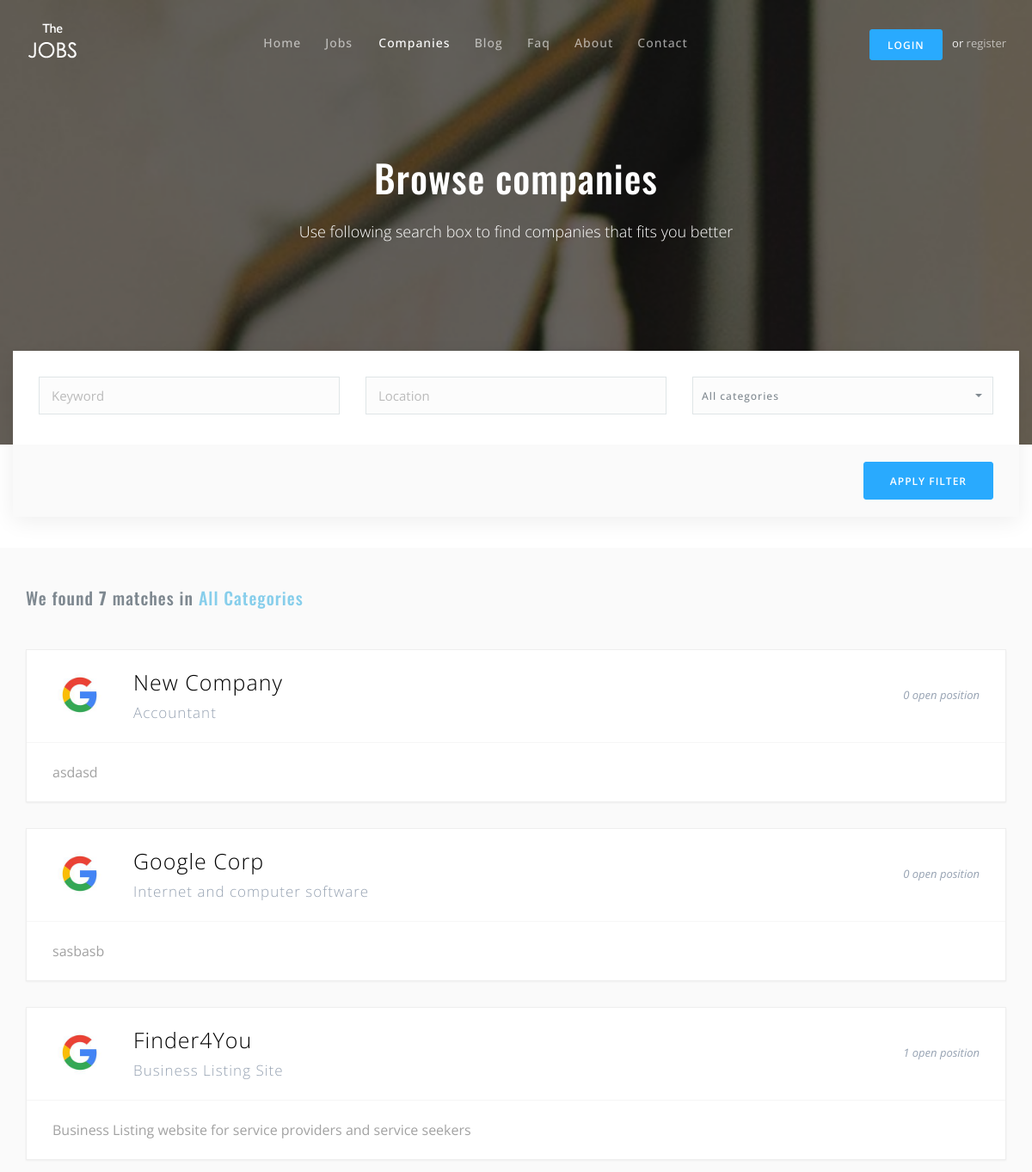
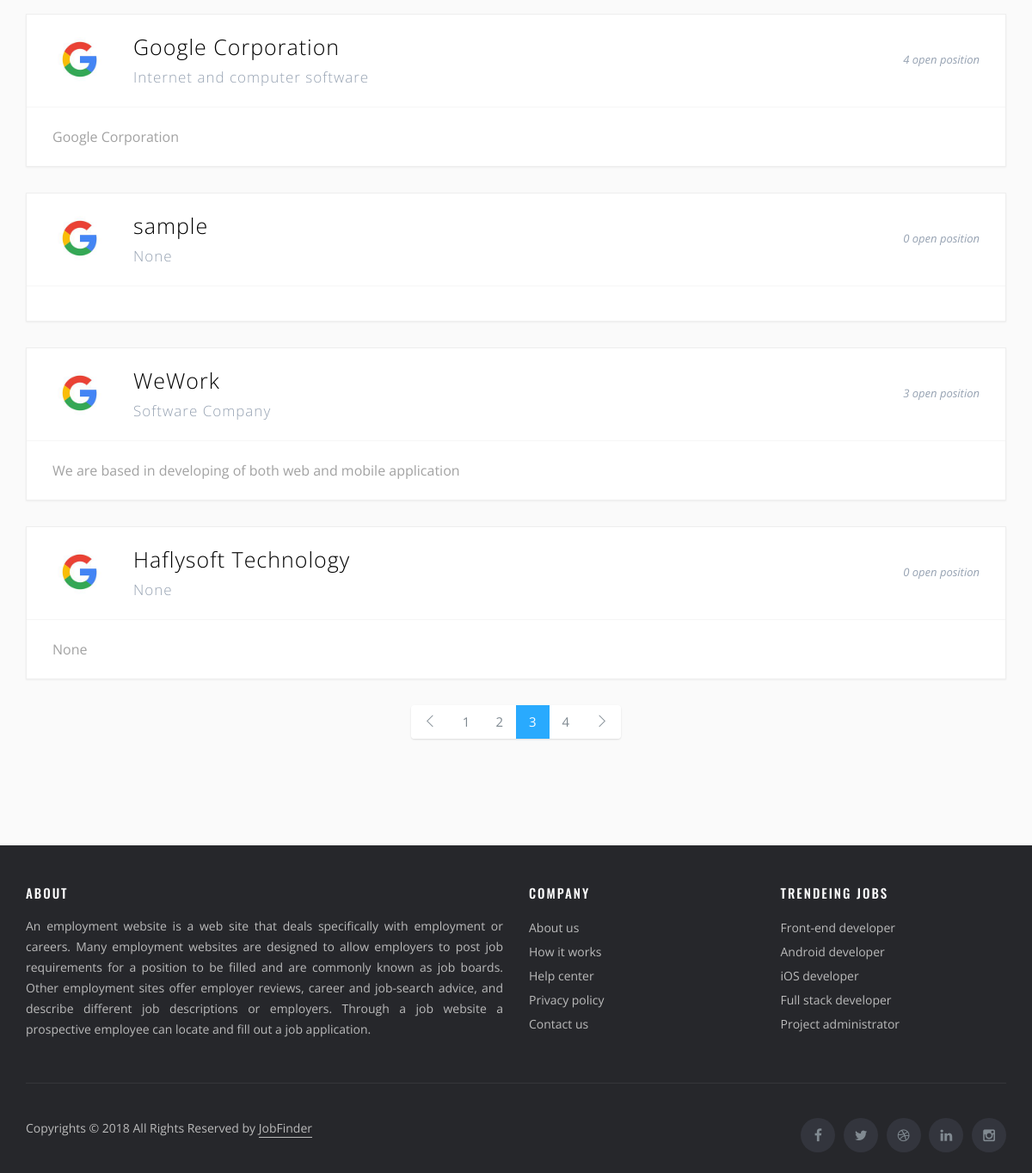
/companies/, run on the app's committed database (2 pictures, top to bottom).
### JobFinderWeb/models.py (models this page shows, shortened)
class CommonInfo(models.Model):
    IsActive = models.BooleanField(default=True)
    IsDeleted = models.BooleanField(default=False)
    timestamp   = models.DateTimeField(auto_now_add=True)
    updated     = models.DateTimeField(auto_now=True)
    class Meta:
        abstract = True

class Company(CommonInfo):
    provider = models.ForeignKey(Provider, on_delete=models.CASCADE)
    companyname = models.CharField(max_length = 120, null=True, blank=True)
    headline = models.CharField(max_length = 120, null=True, blank=True)
    shortdescription = models.TextField(null=True, blank=True)
    location = models.CharField(max_length = 120, null=True, blank=True)
    founded = models.CharField(max_length = 120,null=True, blank=True)
    no_of_employees = models.CharField(max_length = 120, null=True, blank=True)
    companydetails = models.TextField(null=True, blank=True)
    slug = models.SlugField(null = True, blank = True)
    category = models.CharField(max_length = 120, null = True, blank = True)
    logo = models.ImageField(upload_to = 'company', null=True, blank=True, height_field='height_field', width_field='width_field')
    height_field = models.IntegerField(default=0, null=True, blank=True)
    width_field = models.IntegerField(default=0, null=True, blank=True)
    coverimage = models.ImageField(null=True, upload_to='coverimge', blank=True, height_field='height_field', width_field='width_field')
    email = models.CharField(max_length=50,null=True, blank=True)
    phonenumber = models.CharField(max_length = 120,null=True, blank=True)
    website = models.CharField(max_length = 120, null=True, blank=True)
    facebook = models.CharField(max_length = 120, null=True, blank=True)
    google = models.CharField(max_length = 120, null=True, blank=True)
    pinterest = models.CharField(max_length = 120, null=True, blank=True)
    twitter = models.CharField(max_length = 120, null=True, blank=True)
    git = models.CharField(max_length = 120, null=True, blank=True)
    instagram = models.CharField(max_length = 120, null=True, blank=True)
    youtube = models.CharField(max_length = 120, null=True, blank=True)
    dribbble = models.CharField(max_length = 120, null=True, blank=True)
    user = models.ForeignKey(Identity, on_delete=models.CASCADE, null = True, blank = True)
    def countjob(self):
        return Job.objects.filter(Company__companyname = self.companyname, IsActive = True).count()
    class Meta:
        ordering = ['-updated','-timestamp']
    def get_absolute_url(self):
        return reverse('JobFinderWeb:companydetail', kwargs={'slug':self.slug})

### JobFinderWeb/views.py (the view, shortened to what this page needs)
# urls.py: path('companies/', CompanyListView.as_view(), name='companylist'),
class CompanyListView(ListView):
    template_name="JobFinderWeb/companylisting.html"
    def get_queryset(self, *args, **kwargs):
        slug = self.kwargs.get("slug")
        print(slug)
        if slug:
            try:
                querysetValue = Company.objects.filter(Q(category__iexact = slug) | Q(category__icontains = slug)
                )
                querysetValue2 = querysetValue.filter(IsActive=True)
            except querysetValue2.DoesNotExist:
                raise Http404("Company does not exists")
            queryset = querysetValue2
        else:
            queryset = Company.objects.filter(IsActive = True)
        return queryset
    def get_context_data(self, *args, **kwargs):
        context = super(CompanyListView, self).get_context_data(*args, **kwargs)
        if self.request.GET.get('cat') is not None:
            context['cat'] = self.request.GET['cat']
            context['location'] = self.request.GET['location']
        else:
            context['cat'] = "All Categories"
        print(self.request.GET.getlist('cat'))
        return context

### JobFinderWeb/templates/jobfinderweb/companylisting.html (shortened to what this page needs)
{% extends 'JobFinderWeb/base.html' %}
{% load static %}
{% block content %}
<header class="page-header bg-img" style="background-image: url({% static "img/bg-banner1.jpg" %});">
      <div class="container page-name">
        <h1 class="text-center">Browse companies</h1>
        <p class="lead text-center">Use following search box to find companies that fits you better</p>
      </div>
      <div class="container">
        <form>
          <div class="row">
            <div class="form-group col-xs-12 col-sm-4">
              <input type="text" class="form-control" placeholder="Keyword">
            </div>
            <div class="form-group col-xs-12 col-sm-4">
              <input type="text" class="form-control" placeholder="Location" name="location" value={{ location }}>
            </div>
            <div class="form-group col-xs-12 col-sm-4">
              <select class="form-control selectpicker" name="cat">
                <option selected value="All Category">All categories</option>
              </select>
            </div>
          </div>
          <div class="button-group">
            <div class="action-buttons">
              <button class="btn btn-primary">Apply filter</button>
            </div>
          </div>
        </form>
      </div>
    </header>
    <main>
      <section class="no-padding-top bg-alt">
        <div class="container">
          <div class="row">
            <div class="col-xs-12">
              <br>
              <h5>We found <strong>{{ object_list.count }} </strong> matches in <a style="color:skyblue;" href="#">{{ cat }}</a><h5>
            </div>
                {% for company in object_list %}
                        <div class="col-xs-12">
                    <a class="item-block" href='{{ company.get_absolute_url }}'>
                        <header>
                        <img src='{% static "img/logo-google.jpg" %}' alt="">
                        <div class="hgroup">
                            <h4>{{ company.companyname }}</h4>
                            <h5>{{ company.headline }}</h5>
                        </div>
                        <span class="open-position">{{ company.countjob }} open position</span>
                        </header>
                        <div class="item-body">
                        <p>{{ company.shortdescription }}</p>
                        </div>
                    </a>
                    </div>
                {% endfor %}
            <nav class="text-center">
              <ul class="pagination">
                <li>
                  <a href="#" aria-label="Previous">
                    <i class="ti-angle-left"></i>
                  </a>
                </li>
                <li><a href="#">1</a></li>
                <li><a href="#">2</a></li>
                <li class="active"><a href="#">3</a></li>
                <li><a href="#">4</a></li>
                <li>
                  <a href="#" aria-label="Next">
                    <i class="ti-angle-right"></i>
                  </a>
                </li>
              </ul>
            </nav>
          </div>
        </div>
      </section>
    </main>
{% endblock %}

### JobFinderWeb/templates/jobfinderweb/base.html (shortened to what this page needs)
{% load static %}
<!DOCTYPE html>
<html lang="en">
  <head>
    <link href= '{% static "css/app.min.css" %}'rel="stylesheet">
    <link href= '{% static "css/thejobs.css" %}'  rel="stylesheet">
    <link href='{% static "custom.css" %}' rel="stylesheet">
    <link href='{% static "vendors/summernote/summernote.css" %}' rel="stylesheet">
  </head>
  <body class="nav-on-header smart-nav">
    <nav class="navbar">
      <div class="container">
        <div class="pull-left">
          <div class="logo-wrapper">
            <a class="logo-alt" href="index.html"><img src='{% static "img/logo-alt.png" %}' alt="logo-alt"></a>
          </div>
        </div>
        {% if user.is_authenticated and user.is_provider %}
        <div class="pull-right">
          <div class="dropdown user-account">
            <a class="dropdown-toggle" href="#" data-toggle="dropdown">
              <img src='{% static "img/logo-envato.png" %}' alt="avatar">
            </a>
            <ul class="dropdown-menu dropdown-menu-right">
              <li><a href='{% url "JobFinderWeb:jobproviderprofile" username=user.username %}'> {{ user.username }}</a></li>
              <li><a href='{% url "JobFinderWeb:companyjobs" username=user.username %}'>Jobs</a></li>
              {% comment %} <li><a href="user-forget-pass.html">Forget pass</a></li> {% endcomment %}
              <li><a href='{% url "JobFinderWeb:logout" %}'>Log Out</a></li>
            </ul>
          </div>
        </div>
        {% else %}
          <div class="pull-right user-login">
          <a class="btn btn-sm btn-primary" href='{% url "JobFinderWeb:login" %}'>Login</a> or <a href='{% url "JobFinderWeb:register" %}'>register</a>
        </div>
        {% endif %}
        <ul class="nav-menu">
          <li>
            <a class="{% if request.resolver_match.url_name == 'home' %} active {% endif %}" href='{% url 'JobFinderWeb:home' %}'>Home</a>
          <li> <a class="{% if request.resolver_match.url_name == 'joblist' %} active {% endif %}" href='{% url 'JobFinderWeb:joblist' slug='None' %}'>Jobs</a>
          </li>
          </li> <a class="{% if request.resolver_match.url_name == 'companylist' %} active {% endif %}" href='{% url 'JobFinderWeb:companylist' %}'>Companies</a></li>
          </li> <a class="{% if request.resolver_match.url_name == 'home' %} active {% endif %}" href='{% url 'JobFinderWeb:home' %}'>Blog</a></li>
          </li> <a class="{% if request.resolver_match.url_name == 'faq' %} active {% endif %}" href='{% url 'JobFinderWeb:faq' %}'>Faq</a></li>
          </li> <a class="{% if request.resolver_match.url_name == 'about' %} active {% endif %}" href='{% url 'JobFinderWeb:about' %}'>About</a></li>
          </li> <a class="{% if request.resolver_match.url_name == 'contact' %} active {% endif %}" href='{% url 'JobFinderWeb:contact' %}'>Contact</a></li>
        </ul>
      </div>
    </nav>
{% block content %}
{% endblock content %}
    <footer class="site-footer">
      <div class="container">
        <div class="row">
          <div class="col-sm-12 col-md-6">
            <h6>About</h6>
            <p class="text-justify">An employment website is a web site that deals specifically with employment or careers. Many employment websites are designed to allow employers to post job requirements for a position to be filled and are commonly known as job boards. Other employment sites offer employer reviews, career and job-search advice, and describe different job descriptions or employers. Through a job website a prospective employee can locate and fill out a job application.</p>
          </div>
          <div class="col-xs-6 col-md-3">
            <h6>Company</h6>
            <ul class="footer-links">
              <li><a href="page-about.html">About us</a></li>
              <li><a href="page-typography.html">How it works</a></li>
              <li><a href="page-faq.html">Help center</a></li>
              <li><a href="page-typography.html">Privacy policy</a></li>
              <li><a href="page-contact.html">Contact us</a></li>
            </ul>
          </div>
          <div class="col-xs-6 col-md-3">
            <h6>Trendeing jobs</h6>
            <ul class="footer-links">
              <li><a href="job-list.html">Front-end developer</a></li>
              <li><a href="job-list.html">Android developer</a></li>
              <li><a href="job-list.html">iOS developer</a></li>
              <li><a href="job-list.html">Full stack developer</a></li>
              <li><a href="job-list.html">Project administrator</a></li>
            </ul>
          </div>
        </div>
        <hr>
      </div>
      <div class="container">
        <div class="row">
          <div class="col-md-8 col-sm-6 col-xs-12">
            <p class="copyright-text">Copyrights &copy; 2018 All Rights Reserved by <a href="#">JobFinder</a></p>
          </div>
          <div class="col-md-4 col-sm-6 col-xs-12">
            <ul class="social-icons">
              <li><a class="facebook" href="#"><i class="fa fa-facebook"></i></a></li>
              <li><a class="twitter" href="#"><i class="fa fa-twitter"></i></a></li>
              <li><a class="dribbble" href="#"><i class="fa fa-dribbble"></i></a></li>
              <li><a class="linkedin" href="#"><i class="fa fa-linkedin"></i></a></li>
              <li><a class="instagram" href="#"><i class="fa fa-instagram"></i></a></li>
            </ul>
          </div>
        </div>
      </div>
    </footer>
  </body>
</html>

### data on the page
Company: companyname "New Company", headline "Accountant", countjob "0", shortdescription "asdasd"
Company: companyname "Google Corp", headline "Internet and computer software", countjob "0", shortdescription "sasbasb"
Company: companyname "Finder4You", headline "Business Listing Site", countjob "1", shortdescription "Business Listing website for service providers and service seekers"
Company: companyname "Google Corporation", headline "Internet and computer software", countjob "4", shortdescription "Google Corporation"
Company: companyname "sample", headline "None", countjob "0"
Company: companyname "WeWork", headline "Software Company", countjob "3", shortdescription "We are based in developing of both web and mobile application"
Company: companyname "Haflysoft Technology", headline "None", countjob "0", shortdescription "None"

### other printed values
{{ object_list.count }} "7"
{{ cat }} "All Categories"
